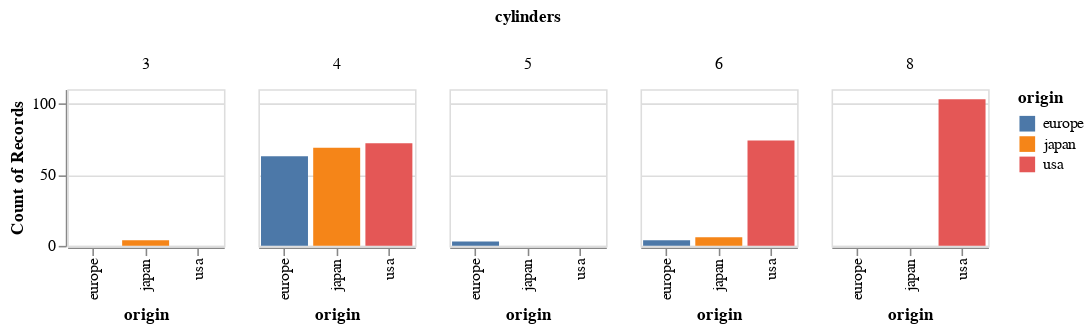

The notebook cell this image was saved under:
### Code cell
alt.Chart(df).mark_bar().encode(
    x='origin',
    y='count()',
    column='cylinders:Q',
    color=alt.Color('origin')
).properties(
    width=100,
    height=100  
)

### Figure 1 — Vega-Lite specification as saved in the notebook (floating-point values rounded to 4 significant figures; data arrays with more than 128 entries replaced by an {"elided": "..."} marker saying what was removed)
{"config": {"view": {"continuousWidth": 400, "continuousHeight": 300}}, "data": {"name": "data-f1198cc0481ad698d7dc4699e0a3efa7"}, "mark": "bar", "encoding": {"color": {"field": "origin", "type": "nominal"}, "column": {"field": "cylinders", "type": "quantitative"}, "x": {"field": "origin", "type": "nominal"}, "y": {"aggregate": "count", "type": "quantitative"}}, "height": 100, "width": 100, "$schema": "https://vega.github.io/schema/vega-lite/v4.17.0.json", "datasets": {"data-f1198cc0481ad698d7dc4699e0a3efa7": {"elided": "398 records"}}}
